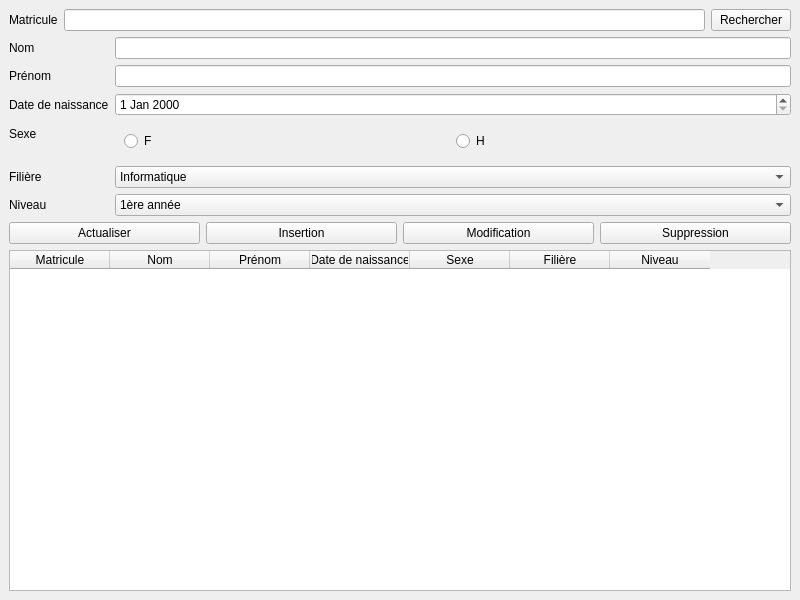
<?xml version="1.0" encoding="UTF-8"?>
<ui version="4.0">
 <class>MainWindow</class>
 <widget class="QMainWindow" name="MainWindow">
  <property name="geometry">
   <rect>
    <x>0</x>
    <y>0</y>
    <width>800</width>
    <height>600</height>
   </rect>
  </property>
  <property name="windowTitle">
   <string>Gestion des étudiants</string>
  </property>
  <widget class="QWidget" name="centralwidget">
   <layout class="QVBoxLayout" name="verticalLayout">
    <item>
     <layout class="QHBoxLayout" name="horizontalLayout">
      <item>
       <widget class="QLabel" name="label">
        <property name="text">
         <string>Matricule</string>
        </property>
       </widget>
      </item>
      <item>
       <widget class="QLineEdit" name="matricule_search"/>
      </item>
      <item>
       <widget class="QPushButton" name="btn_rechercher">
        <property name="text">
         <string>Rechercher</string>
        </property>
       </widget>
      </item>
     </layout>
    </item>
    <item>
     <layout class="QFormLayout" name="formLayout">
      <item row="0" column="0">
       <widget class="QLabel" name="label_2">
        <property name="text">
         <string>Nom</string>
        </property>
       </widget>
      </item>
      <item row="0" column="1">
       <widget class="QLineEdit" name="nom_input"/>
      </item>
      <item row="1" column="0">
       <widget class="QLabel" name="label_3">
        <property name="text">
         <string>Prénom</string>
        </property>
       </widget>
      </item>
      <item row="1" column="1">
       <widget class="QLineEdit" name="prenom_input"/>
      </item>
      <item row="2" column="0">
       <widget class="QLabel" name="label_4">
        <property name="text">
         <string>Date de naissance</string>
        </property>
       </widget>
      </item>
      <item row="2" column="1">
       <widget class="QDateEdit" name="date_naissance_input"/>
      </item>
      <item row="3" column="0">
       <widget class="QLabel" name="label_5">
        <property name="text">
         <string>Sexe</string>
        </property>
       </widget>
      </item>
      <item row="3" column="1">
       <widget class="QWidget" name="widget" native="true">
        <layout class="QHBoxLayout" name="horizontalLayout_2">
         <item>
          <widget class="QRadioButton" name="radio_f">
           <property name="text">
            <string>F</string>
           </property>
          </widget>
         </item>
         <item>
          <widget class="QRadioButton" name="radio_h">
           <property name="text">
            <string>H</string>
           </property>
          </widget>
         </item>
        </layout>
       </widget>
      </item>
      <item row="4" column="0">
       <widget class="QLabel" name="label_6">
        <property name="text">
         <string>Filière</string>
        </property>
       </widget>
      </item>
      <item row="4" column="1">
       <widget class="QComboBox" name="filiere_combo">
        <item>
         <property name="text">
          <string>Informatique</string>
         </property>
        </item>
        <item>
         <property name="text">
          <string>Gestion</string>
         </property>
        </item>
        <item>
         <property name="text">
          <string>Mécanique</string>
         </property>
        </item>
       </widget>
      </item>
      <item row="5" column="0">
       <widget class="QLabel" name="label_7">
        <property name="text">
         <string>Niveau</string>
        </property>
       </widget>
      </item>
      <item row="5" column="1">
       <widget class="QComboBox" name="niveau_combo">
        <item>
         <property name="text">
          <string>1ère année</string>
         </property>
        </item>
        <item>
         <property name="text">
          <string>2ème année</string>
         </property>
        </item>
        <item>
         <property name="text">
          <string>3ème année</string>
         </property>
        </item>
       </widget>
      </item>
     </layout>
    </item>
    <item>
     <layout class="QHBoxLayout" name="horizontalLayout_3">
      <item>
       <widget class="QPushButton" name="btn_actualiser">
        <property name="text">
         <string>Actualiser</string>
        </property>
       </widget>
      </item>
      <item>
       <widget class="QPushButton" name="btn_ajouter">
        <property name="text">
         <string>Insertion</string>
        </property>
       </widget>
      </item>
      <item>
       <widget class="QPushButton" name="btn_modifier">
        <property name="text">
         <string>Modification</string>
        </property>
       </widget>
      </item>
      <item>
       <widget class="QPushButton" name="btn_supprimer">
        <property name="text">
         <string>Suppression</string>
        </property>
       </widget>
      </item>
     </layout>
    </item>
    <item>
     <widget class="QTableWidget" name="table_etudiants">
      <column>
       <property name="text">
        <string>Matricule</string>
       </property>
      </column>
      <column>
       <property name="text">
        <string>Nom</string>
       </property>
      </column>
      <column>
       <property name="text">
        <string>Prénom</string>
       </property>
      </column>
      <column>
       <property name="text">
        <string>Date de naissance</string>
       </property>
      </column>
      <column>
       <property name="text">
        <string>Sexe</string>
       </property>
      </column>
      <column>
       <property name="text">
        <string>Filière</string>
       </property>
      </column>
      <column>
       <property name="text">
        <string>Niveau</string>
       </property>
      </column>
     </widget>
    </item>
   </layout>
  </widget>
 </widget>
 <resources/>
 <connections/>
</ui>
